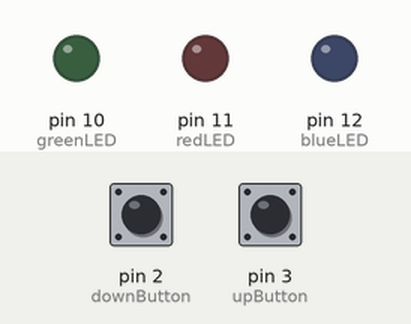
The sketch below on a simulated Arduino Uno, built with avr-gcc and run on an emulated ATmega328P. On the bench: output pins drawn as LEDs (lit = HIGH). The inputs (shaded band) are chosen by the test bench; at power-on: pin 2 (downButton) LOW, pin 3 (upButton) LOW.

Above: at 1.2 s.
1.3 s: pin 2 (downButton) pulled HIGH for 0.15 s
At 2.6 s:
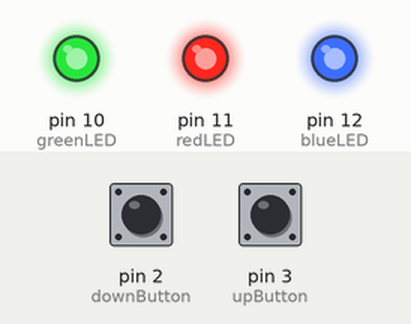
2.9 s: pin 2 (downButton) pulled HIGH for 1 s
At 5.1 s:
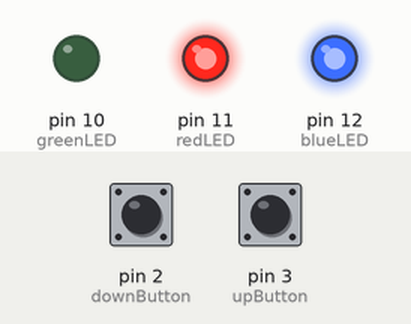
5.4 s: pin 2 (downButton) pulled HIGH for 0.15 s
At 6.7 s:
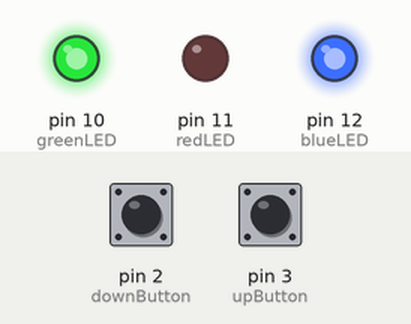
7.0 s: pin 2 (downButton) pulled HIGH for 3.2 s
At 11.1 s:
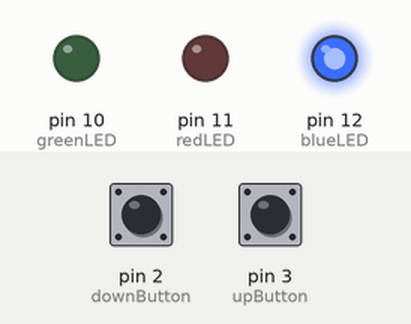
11.7 s: pin 2 (downButton) pulled HIGH for 0.15 s
At 12.9 s:
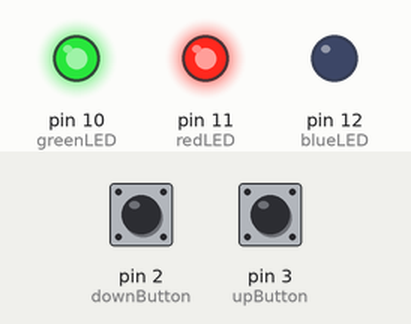
13.3 s: pin 2 (downButton) pulled HIGH for 1 s
At 15.4 s:
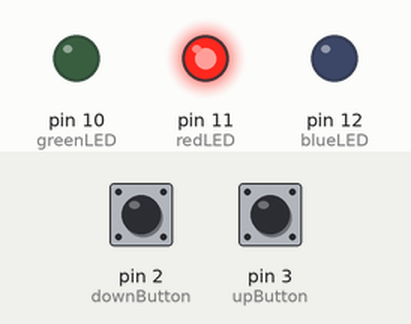
Timing chart, 0 to 16.8 s (numbered marks = the images above; inputs shaded):
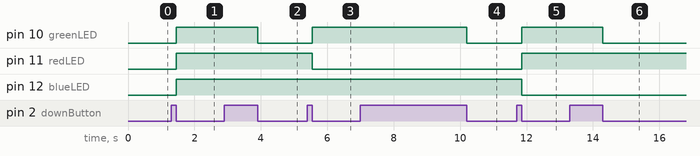

The sketch:

myamik2lab2.ino
```cpp
/*
 * Madhava Sai Yamike - 675652145
 * Lab 2 - Input and Output
 * we need to write a code to keep track of the number of button presses and algorithmically convert that number to a binary output. The code should NOT just be implementing a giant lookup table to translate to binary
 * I assumed that when do a downstate it should start from 7 without doing a upstate. I assumed that to change my LEDstate to binary I need to do bitwise operation but without that I can do with the help of %2.
 * References: https://www.arduino.cc/en/Tutorial/Button
 * TA - Amir (2/14) 4:00 p.m lab


*/

const int downButton = 2;  // This will decrease the bit count.
const int upButton= 3;  // This will increase the bit count.
const int greenLED = 10;  // 1's bit LED pin
const int redLED = 11;  // 2's bit LED pin
const int blueLED = 12;  // 4's bit LED pin
int lightStat[3] = {0,0,0};  // Light series array.

int counter = 0;  // Set the counter to zero
int upStatus = LOW;  // To set the upstatus to low
int downStatus = LOW;  // To set the downstatus to low
void setup() { // This function will help us to initialize the LED pin as an output
  pinMode(greenLED, OUTPUT);
  pinMode(redLED, OUTPUT);
  pinMode(blueLED, OUTPUT);
  pinMode(downButton, INPUT);
  pinMode(upButton, INPUT);
  digitalWrite(blueLED, LOW);
  digitalWrite(redLED, LOW);
  digitalWrite(greenLED, LOW);
}

void loop() {
  // This will read the status of two buttons
  while(digitalRead(downButton)) {
    downStatus = HIGH;
  }
  while(digitalRead(upButton)) {
    upStatus = HIGH;
  }
  // Condition to check if the Button was pressed and change the counter accordingly
  if (upStatus == HIGH) {
    counter++;
    if(counter > 7) counter = 0;
  }
  if (downStatus == HIGH){
    counter--;
    if(counter < 0) counter = 7;
  }
  // To calculate the status of Binary bit
  int temp = 0;
  temp = counter;
  int j = 0;
  while(temp > 0) {
     lightStat[j] =  temp % 2;
     temp = temp / 2;
     j++;
  }
  // According to the calculated series array we will set the lights
    if (lightStat[0] == 0) {
        digitalWrite(greenLED, LOW);
    } else {
        digitalWrite(greenLED, HIGH);

    }
    if (lightStat[1] == 0) {
        digitalWrite(redLED, LOW);
    } else {
        digitalWrite(redLED, HIGH);

     }

    if (lightStat[2] == 0) {
        digitalWrite(blueLED, LOW);
    } else {
         digitalWrite(blueLED, HIGH);
     }
  temp = 0;
  downStatus = LOW;
  upStatus = LOW;
  int i = 0;
  while (i < 3){
    lightStat[i] = 0;
    i++;
  }
}
```

Measured:
- after the input at 1.3 s, pin 10 (greenLED), pin 11 (redLED), pin 12 (blueLED): LOW → HIGH after 0.15 s
- after the input at 2.9 s, pin 10 (greenLED): HIGH → LOW after 1.0 s
- after the input at 5.4 s, pin 10 (greenLED): LOW → HIGH after 0.15 s; pin 11 (redLED): HIGH → LOW after 0.15 s
- after the input at 7.0 s, pin 10 (greenLED): HIGH → LOW after 3.2 s
- after the input at 11.7 s, pin 10 (greenLED), pin 11 (redLED): LOW → HIGH after 0.15 s; pin 12 (blueLED): HIGH → LOW after 0.15 s
- after the input at 13.3 s, pin 10 (greenLED): HIGH → LOW after 1.0 s
